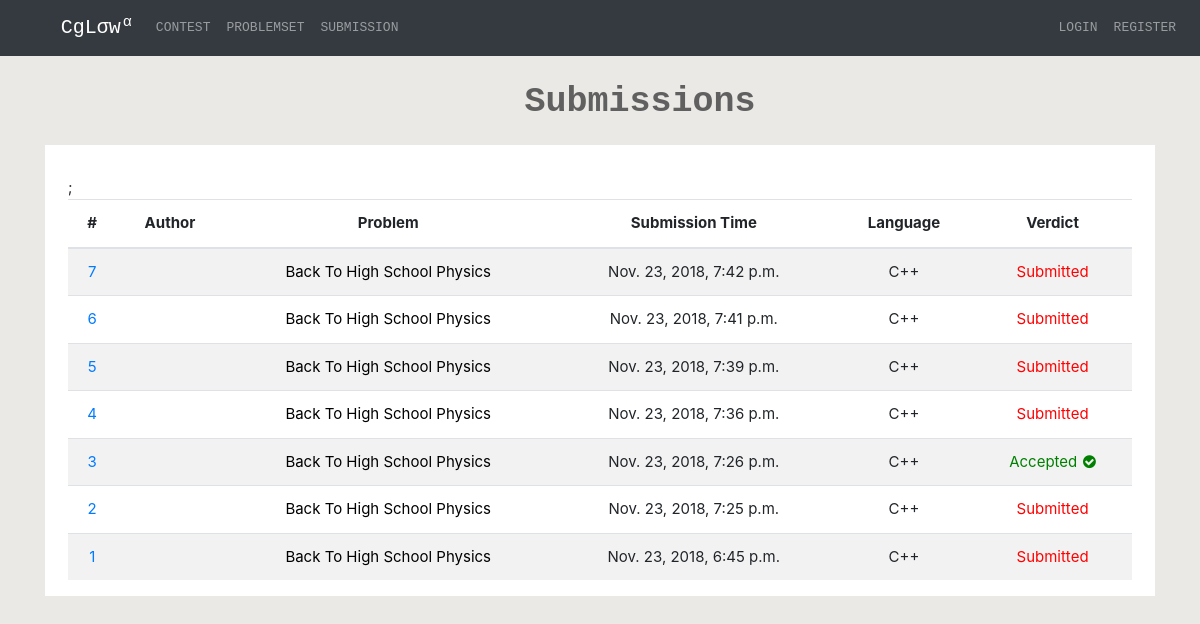
/problemset/submission/, run on the app's committed database.
### offlineProblemSolve/models.py (models this page shows, shortened)
class submission(models.Model):
	problem_id = models.ForeignKey(problemset, on_delete=models.CASCADE)
	user_id = models.ForeignKey(User, on_delete=models.CASCADE)
	judge_result = models.CharField(max_length=50, default="Submitted")
	submission_time = models.DateTimeField(auto_now_add=True)
	uploaded_file = models.FileField(upload_to='offlineProblemData/user_submission/')
	language = models.CharField(max_length=50)

class problemset(models.Model):
	problem_name = models.CharField(max_length=500)
	problem_file = models.FileField(upload_to='offlineProblemData/problemset', blank=True)
	problem_time_limit = models.FloatField(default=2.0)
	problem_input = models.FileField(upload_to='offlineProblemData/problemset_input', blank=True)
	problem_output = models.FileField(upload_to='offlineProblemData/problemset_output', blank=True)
	total_solve = models.IntegerField(default=0)
	total_submit = models.IntegerField(default=0)
	special_judge = models.BooleanField(default=False)

### offlineProblemSolve/views.py (the view)
def show_submission(request):
	context = {}
	if request.user.is_authenticated:
		context['username'] = request.user.username
	l = submission.objects.all().order_by('-submission_time')
	context['submission'] = l
	return render(request, 'offlineProblemSolve/show_submission.html', context)

### offlineProblemSolve/templates/offlineProblemSolve/show_submission.html
{% extends 'home/header.html' %}
{% block content %}
    <div>
        <div>
            <p style="font-family: Courier New,Courier,Lucida Sans Typewriter,Lucida Typewriter,monospace;padding-left: 5rem; font-size: 35px; font-weight: 550; color: rgb(96, 96, 96); text-align: center;"> Submissions </p>
        </div>
        <div style="width: 90%; margin: 0 auto; background-color: red; font-size: 15px;">
            <div class="row">
                <div class="col-lg-12 col-md-12" style="background-color: white;">
                    <div style="padding-top: 2rem;" >
                        <div class="container">
                            <div class="tablec">
                                <table class="table table-striped">
                                    <thead>
                                        <tr style="text-align: center;">
                                            <th>#</th>
                                            <th>Author</th>
                                            <th>Problem</th>
                                            <th>Submission Time</th>
                                            <th>Language</th>
                                            <th>Verdict</th>
                                        </tr>
                                    </thead>
                                    <tbody id="tab">
                                        {% for i in submission %}
                                            <tr style="text-align: center;">
                                                <td><a href="{% url 'individual_submission' pk=i.id %}">{{i.id}}</a></td>
                                                <td>{{username}}</td>
                                                <td><a style="color: black;" href="{% url 'show_problem' pk=i.problem_id.id %}">{{i.problem_id.problem_name}}</a></td>
                                                <td>{{i.submission_time}}</td>
                                                <td>{{i.language}}</td>
                                                {% if i.judge_result == "Accepted" %}
                                                    <td style="color: green"> {{i.judge_result}} <i class="fa fa-check-circle" aria-hidden="true"style="padding-left: 0.1rem;"></i></td>;
                                                {% elif i.judge_result == "Not Judged Yet" %}
                                                    <td style="color: #6f6f70"> {{i.judge_result}} <i class="fa fa-spinner fa-pulse fa-fw"></i></td>
                                                {% else %}
                                                    <td style="color: red"> {{i.judge_result}} </td>
                                                {% endif %}
                                            </tr>
                                        {% endfor %}
                                    </tbody>
                                </table>
                            </div>
                        </div>
                    </div>
                </div>
            </div>
        </div>
    </div>
{% endblock %}

### home/static/home/css/navbar.css (style rules this page uses)
body { padding-bottom: 20px; }

### data on the page
submission: id "7", problem_id.problem_name "Back To High School Physics", submission_time "Nov. 23, 2018, 7:42 p.m.", language "C++", judge_result "Submitted"
submission: id "6", problem_id.problem_name "Back To High School Physics", submission_time "Nov. 23, 2018, 7:41 p.m.", language "C++", judge_result "Submitted"
submission: id "5", problem_id.problem_name "Back To High School Physics", submission_time "Nov. 23, 2018, 7:39 p.m.", language "C++", judge_result "Submitted"
submission: id "4", problem_id.problem_name "Back To High School Physics", submission_time "Nov. 23, 2018, 7:36 p.m.", language "C++", judge_result "Submitted"
submission: id "3", problem_id.problem_name "Back To High School Physics", submission_time "Nov. 23, 2018, 7:26 p.m.", language "C++", judge_result "Accepted"
submission: id "2", problem_id.problem_name "Back To High School Physics", submission_time "Nov. 23, 2018, 7:25 p.m.", language "C++", judge_result "Submitted"
submission: id "1", problem_id.problem_name "Back To High School Physics", submission_time "Nov. 23, 2018, 6:45 p.m.", language "C++", judge_result "Submitted"
